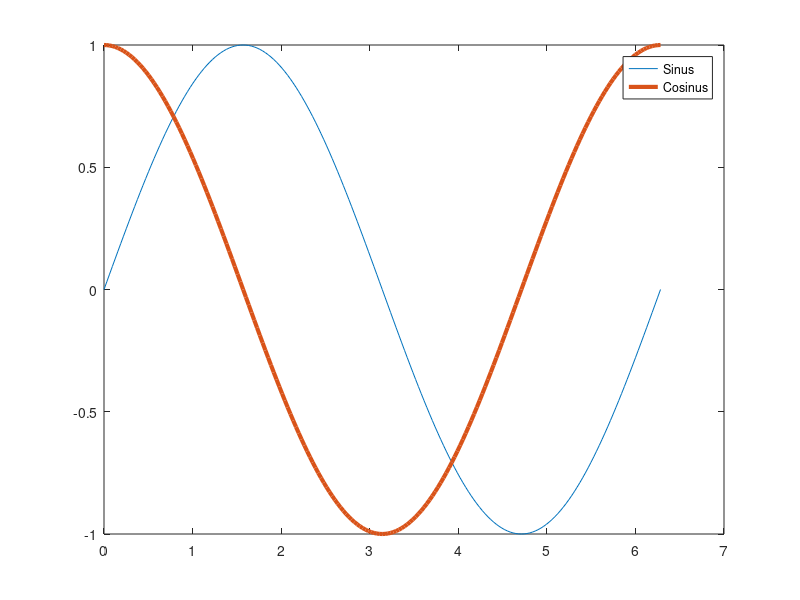

The MATLAB script that drew this image:
clear all; close all; clc
x = 0:pi/100:2*pi;
y = sin(x);
z = cos(x);
plot(x,y, x,z, 'LineWidth',3)
h = legend('Sinus', 'Cosinus')
%h = legend({'Sinus', 'Cosinus'})
